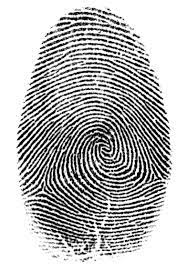
%> input picture src/Exp6/fingerprint.jpg, 187 x 270 px
$ octave temp.m   (GNU Octave 9; MATLAB toolbox functions it lacks are replaced by stand-ins)
%> lines starting %> are read from the running program, lines starting %| are printed output that depends on the picture
pkg load image

img1 = imread('fingerprint.jpg');
%> img1 is the input picture: size 270x187x3 uint8; min 0, max 255, mean 184.9
subplot(2, 3, 1);
imshow(img1);

se = strel("line", 7, 7);

dilate = imdilate(img1, se);
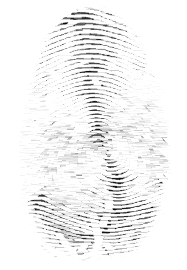
%> dilate: size 270x187x3 uint8; min 6, max 255, mean 242.9
subplot(2, 3, 2);
imshow(dilate);

erode = imerode(img1, se);
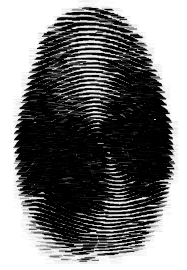
%> erode: size 270x187x3 uint8; min 0, max 255, mean 121.9
subplot(2, 3, 3);
imshow(erode);

open = imopen(img1, se);
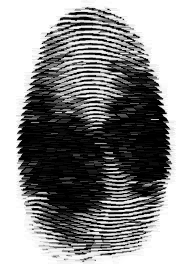
%> open: size 270x187x3 uint8; min 0, max 255, mean 145.6
subplot(2, 3, 4);
imshow(open);

close = imclose(img1, se);
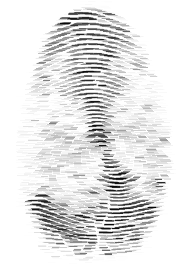
%> close: size 270x187x3 uint8; min 6, max 255, mean 229.6
subplot(2, 3, 5);
imshow(close);

close = imclose(img1, se);
subplot(2, 3, 6);
imshow(close);

open = imopen(img1, se);
subplot(2, 3, 7);
imshow(open);
